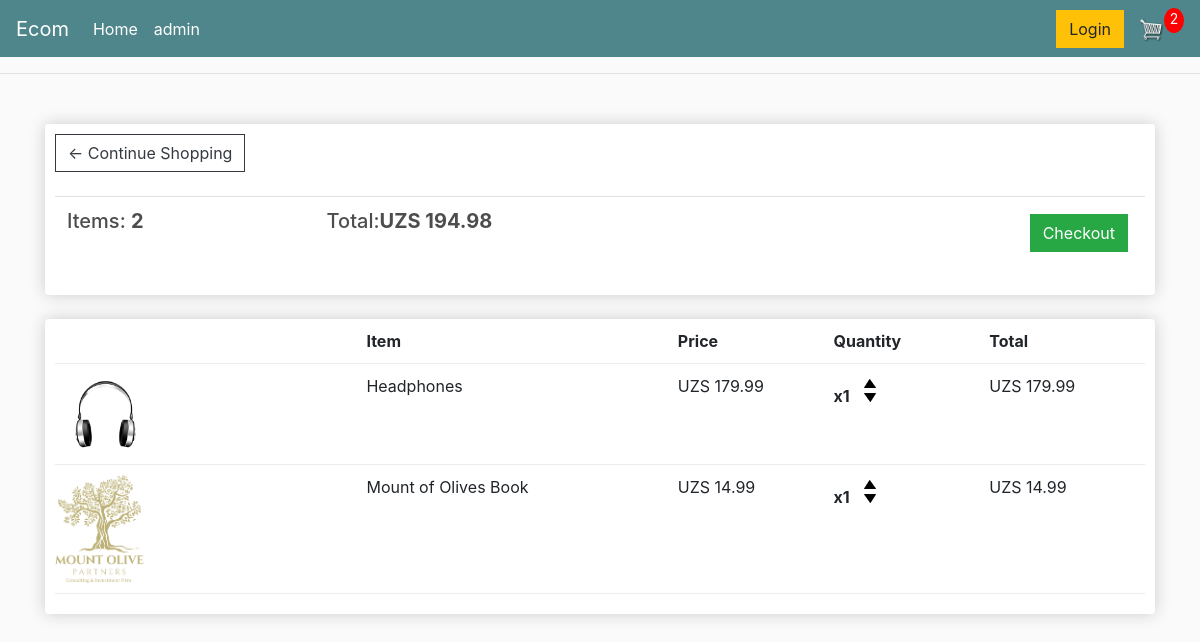
/cart/ (signed in), run on an earlier commit of the app's database.
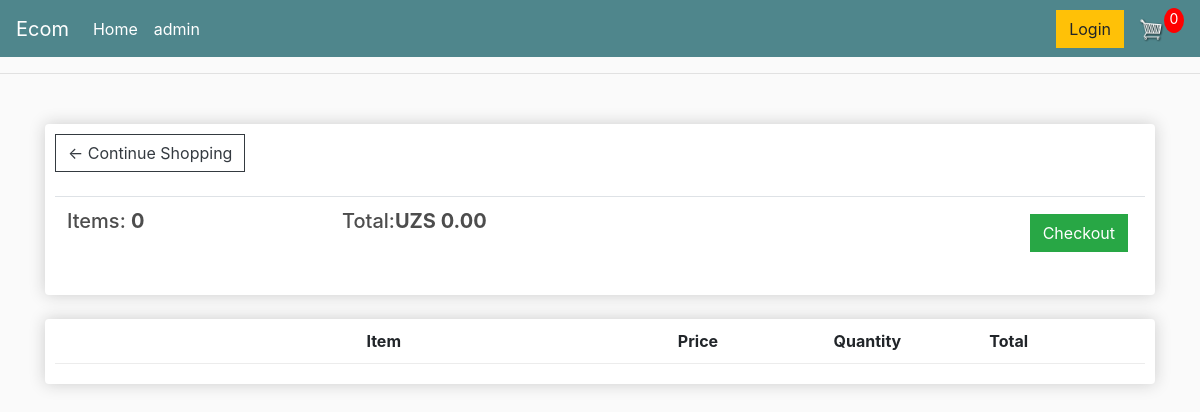
And on a later commit of the database.
### store/models.py (models this page shows, shortened)
class Order(models.Model):
    customer = models.ForeignKey(Customer, on_delete=models.SET_NULL, blank=True, null=True)
    date_ordered = models.DateTimeField(auto_now_add=True)
    complete = models.BooleanField(default=False, null=True, blank=False)
    transaction_id = models.CharField(max_length=200, null=True)
    @property
    def get_cart_total(self):
        orderitems = self.orderitem_set.all()
        total = sum([item.get_total for item in orderitems])
        return total
    @property
    def get_cart_items(self):
        orderitems = self.orderitem_set.all()
        total = sum([item.quantity for item in orderitems])
        return total

class OrderItem(models.Model):
    product = models.ForeignKey(Product, on_delete=models.SET_NULL, blank=True, null=True)
    order = models.ForeignKey(Order, on_delete=models.SET_NULL, blank=True, null=True)
    quantity = models.IntegerField(default=0, null=True, blank=True)
    date_added = models.DateTimeField(auto_now_add=True)
    @property
    def get_total(self):
        total = self.quantity * self.product.price
        return total

class Product(models.Model):
    name = models.CharField(max_length=200)
    image = models.ImageField(null=True, blank=True,)
    price = models.DecimalField(max_digits=7, decimal_places=2)
    digital = models.BooleanField(default=False, null=True, blank=False)
    @property
    def imageUrl(self):
        try:
            url = self.image.url
        except:
            url = ''
        return url

### store/views.py (the view)
# urls.py: path('cart/', views.cart, name="cart"),
def cart(request):
    data = cartData(request)
    cartItems = data['cartItems']
    order = data['order']
    items = data['items']
    context = {'items': items, 'order': order, 'cartItems': cartItems}
    return render(request, 'store/cart.html', context)

### store/utils.py (called while the page is built)
def cartData(request):
    if request.user.is_authenticated:
        customer = request.user.customer
        order, create = Order.objects.get_or_create(customer=customer, complete=False)
        items = order.orderitem_set.all()
        cartItems = order.get_cart_items
    else:
        cookieData = cookieCart(request)
        cartItems = cookieData['cartItems']
        order = cookieData['order']
        items = cookieData['items']
    return {'items': items, 'order': order, 'cartItems': cartItems}

### store/templates/store/cart.html
{% extends 'store/main.html' %}
{% load static %}
{% block content %}
<div class="row">
    <div class="col-lg-12">
        <div class="box-element">
            <a class="btn btn-outline-dark" href="{% url 'store' %}">&#x2190; Continue Shopping</a>
            <br>
            <br>
            <table class="table">
                <tr>
                    <th><h5>Items: <strong>{{ order.get_cart_items }}</strong></h5></th>
                    <th><h5>Total:<strong>UZS {{ order.get_cart_total|floatformat:2 }}</strong></h5></th>
                    <th>
                        <a style="float:right; margin:5px;" class="btn btn-success" href="{% url 'checkout' %}">Checkout</a>
                    </th>
                </tr>
            </table>
        </div>
        <br>
        <div class="box-element">
            <div class="cart-row">
                <div style="flex:2"></div>
                <div style="flex:2"><strong>Item</strong></div>
                <div style="flex:1"><strong>Price</strong></div>
                <div style="flex:1"><strong>Quantity</strong></div>
                <div style="flex:1"><strong>Total</strong></div>
            </div>
            {% for item in items %}
            <div class="cart-row">
                <div style="flex:2"><img class="row-image" src="{{ item.product.imageUrl }}"></div>
                <div style="flex:2"><p>{{ item.product.name }}</p></div>
                <div style="flex:1"><p>UZS {{ item.product.price|floatformat:2 }}</p></div>
                <div style="flex:1">
                    <p class="quantity">x{{ item.quantity }}</p>
                    <div class="quantity">
                        <img class="chg-quantity update-cart" data-product="{{ item.product.id }}" data-action="add" src="{% static  'images/arrow-up.png' %}">
                        <img class="chg-quantity update-cart" data-product="{{ item.product.id }}" data-action="remove" src="{% static  'images/arrow-down.png' %}">
                    </div>
                </div>
                <div style="flex:1"><p>UZS {{ item.get_total }}</p></div>
            </div>
            {% endfor %}
        </div>
    </div>
</div>
{% endblock %}

### store/templates/store/main.html (shortened to what this page needs)
<!DOCTYPE html>
{% load static %}
<html>
<head>
    <link rel="stylesheet" href="https://stackpath.bootstrapcdn.com/bootstrap/4.4.1/css/bootstrap.min.css">
    <link rel="stylesheet" type="text/css" href="{% static 'css/main.css' %}">
</head>
<body>
<nav class="navbar navbar-expand-lg navbar-dark bg-dark">
    <a class="navbar-brand" href="{% url 'store' %}">Ecom</a>
    <div class="collapse navbar-collapse" id="navbarSupportedContent">
        <ul class="navbar-nav mr-auto">
            <li class="nav-item active">
                <a class="nav-link" href="{% url 'store' %}">Home<span class="sr-only">(current)</span></a>
            </li>
            <li class="nav-item active">
                <a class="nav-link" href="">{{ request.user }}</a>
            </li>
        </ul>
    </div>
    <div class="form-inline my-2 my-lg-0">
        <a href="#" class="btn btn-warning">Login</a>
        <a href="{% url 'cart' %}">
            <img id="cart-icon" src="{% static 'images/cart.png' %}">
        </a>
        <p id="cart-total">{{ cartItems }}</p>
    </div>
</nav>
<hr>
<div class="container">
    <br>
    {% block content %}
    {% endblock content %}
</div>
</body>
</html>

What changed in the data, as far as the page shows it:
removed OrderItem: product.imageUrl (picture), product.name "Headphones", product.price "179.99", quantity "1", get_total "179.99"
removed OrderItem: product.imageUrl (picture), product.name "Mount of Olives Book", product.price "14.99", quantity "1", get_total "14.99"
computed for Order: get_cart_items "2" → "0"; get_cart_total "194.98" → "0.00"
Also different on the page:
{{ cartItems }}: "2" → "0"
